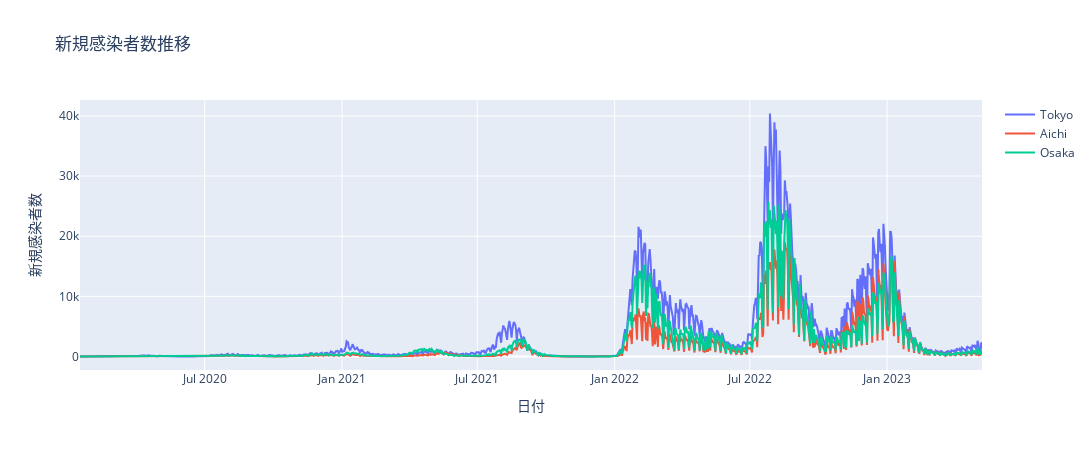

This figure's notebook cell:
### Code cell
#practical
import plotly.graph_objects as go
 
fig = go.Figure()

trace0 = go.Scatter(x = data_yoko2["Date"], y = data_yoko2["Tokyo"], mode = 'lines', name = 'Tokyo')
trace1 = go.Scatter(x = data_yoko2["Date"], y = data_yoko2["Aichi"], mode = 'lines', name = 'Aichi')
trace2 = go.Scatter(x = data_yoko2["Date"], y = data_yoko2["Osaka"], mode = 'lines', name = 'Osaka')
fig.add_trace(trace0)
fig.add_trace(trace1)
fig.add_trace(trace2)

fig.layout.update({'title': '新規感染者数推移'})
fig.layout.xaxis.update({'title': '日付'})
fig.layout.yaxis.update({'title': '新規感染者数'})
fig.update_layout(
    autosize=False,
    width=1200,
    height=450)
fig.show()

### Figure 1 — Plotly figure (JSON) as saved in the notebook; plotly's stock layout.template omitted (floating-point values rounded to 4 significant figures; data arrays with more than 128 entries replaced by an {"elided": "..."} marker saying what was removed)
{"data": [{"mode": "lines", "name": "Tokyo", "type": "scatter", "x": {"elided": "1209 str values"}, "y": {"elided": "1209 int values"}}, {"mode": "lines", "name": "Aichi", "type": "scatter", "x": {"elided": "1209 str values"}, "y": {"elided": "1209 int values"}}, {"mode": "lines", "name": "Osaka", "type": "scatter", "x": {"elided": "1209 str values"}, "y": {"elided": "1209 int values"}}], "layout": {"autosize": false, "height": 450, "title": {"text": "新規感染者数推移"}, "width": 1200, "xaxis": {"title": {"text": "日付"}}, "yaxis": {"title": {"text": "新規感染者数"}}}}
